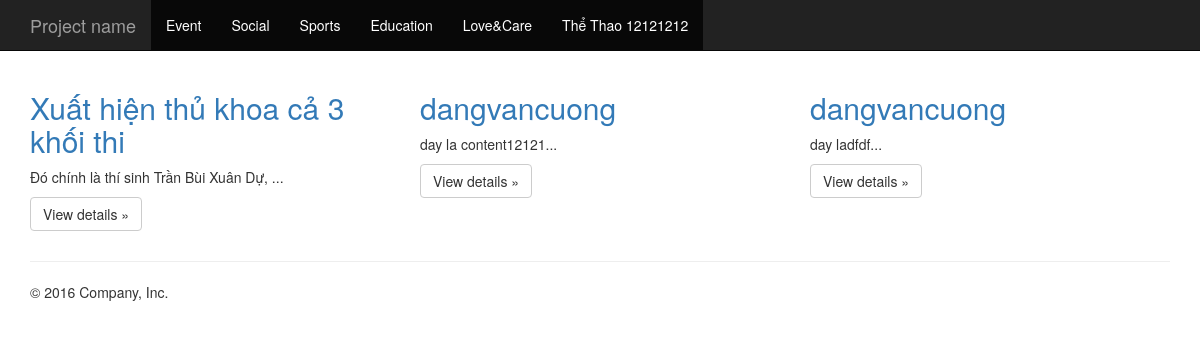
The app's page /news/category/1 with its own data.
### tables this page shows
CREATE TABLE `category` (
  `id` int(11) NOT NULL AUTO_INCREMENT,
  `category_name` varchar(255) DEFAULT NULL,
  `description` varchar(255) DEFAULT NULL,
  `create_at` int(11) DEFAULT NULL,
  `update_at` int(11) DEFAULT NULL,
  PRIMARY KEY (`id`)
);

CREATE TABLE `news` (
  `id` int(11) NOT NULL AUTO_INCREMENT,
  `title` varchar(255) DEFAULT NULL,
  `content` text,
  `author` varchar(255) DEFAULT NULL,
  `category_id` int(11) DEFAULT NULL,
  `create_at` int(11) DEFAULT NULL,
  `update_at` int(11) DEFAULT NULL,
  `hits` int(11) DEFAULT '0',
  PRIMARY KEY (`id`)
);

### application/controllers/News.php (called while the page is built, shortened)
<?php
class News extends CI_Controller {
	function __construct()
    {
        $this->load->helper("url");
        $this->load->model('News_model');
        $this->load->model('Category_model');
    }
	public function category($id)
	{
		$data['all_news'] = $this->News_model->get_news_by_category($id);
		$data['all_category'] = $this->Category_model->getAll();
		$data['title'] = 'List News';
		$this->load->view('news/category', $data);
	}
}

### index.php (called while the page is built, shortened)
<?php
require_once BASEPATH.'core/CodeIgniter.php';

### application/models/Category_model.php (called while the page is built, shortened)
<?php
class Category_model extends CI_Model {
    public function getAll() {
    	$query = $this->db->get('category');
    	$data = $query->result();
    	return $data;
    }
}
?>

### application/models/News_model.php (called while the page is built, shortened)
<?php
class News_model extends CI_Model {
    function get_news_by_category($id)
    {
        $this->db->where('category_id',$id);
        $query = $this->db->get('news');
        $data = $query->result();
        return $data;
    }
}
?>

### application/views/news/category.php (the view, shortened to what this page needs)
<!DOCTYPE html>
<html lang="en">
<head>
	<link rel="stylesheet" href="https://maxcdn.bootstrapcdn.com/bootstrap/3.3.7/css/bootstrap.min.css">
</head>
<body>
<nav class="navbar navbar-inverse navbar-static-top">
          <div class="container">
            <div class="navbar-header">
              <a class="navbar-brand" href="#">Project name</a>
            </div>
            <div id="navbar" class="navbar-collapse collapse">
              <ul class="nav navbar-nav">
              <?php foreach($all_category as $key => $value) { ?>
                <li class="active"><a href="<?php echo base_url().'news/category/'.$value->id;?>"><?php echo $value->category_name;?></a></li>
              <?php } ?>
              </ul>
            </div>
          </div>
        </nav>
	<div class="container">
      <div class="row">
        <?php foreach ($all_news as $key => $value) { ?>
        <div class="col-md-4">
          <h2><a href="<?php echo base_url().'news/view/'.$value->id;?>"><?php echo $value->title;?></a></h2>
          <p><?php echo substr($value->content, 0, 50).'...';?></p>
          <p><a class="btn btn-default" href="<?php echo base_url().'news/view/'.$value->id;?>" role="button">View details »</a></p>
        </div>
        <?php } ?>
      </div>
      <hr>
      <footer>
        <p>© 2016 Company, Inc.</p>
      </footer>
    </div>
</body>
</html>

### records on screen
category: category_name "Event"
category: category_name "Social"
category: category_name "Sports"
category: category_name "Education"
category: category_name "Love&Care"
category: category_name "Thể Thao 12121212"
news: title "Xuất hiện thủ khoa cả 3 khối thi", content "Đó chính là thí sinh Trần Bùi Xuân Dự,"
news: title "dangvancuong", content "day la content12121"
news: title "dangvancuong", content "day ladfdf"
